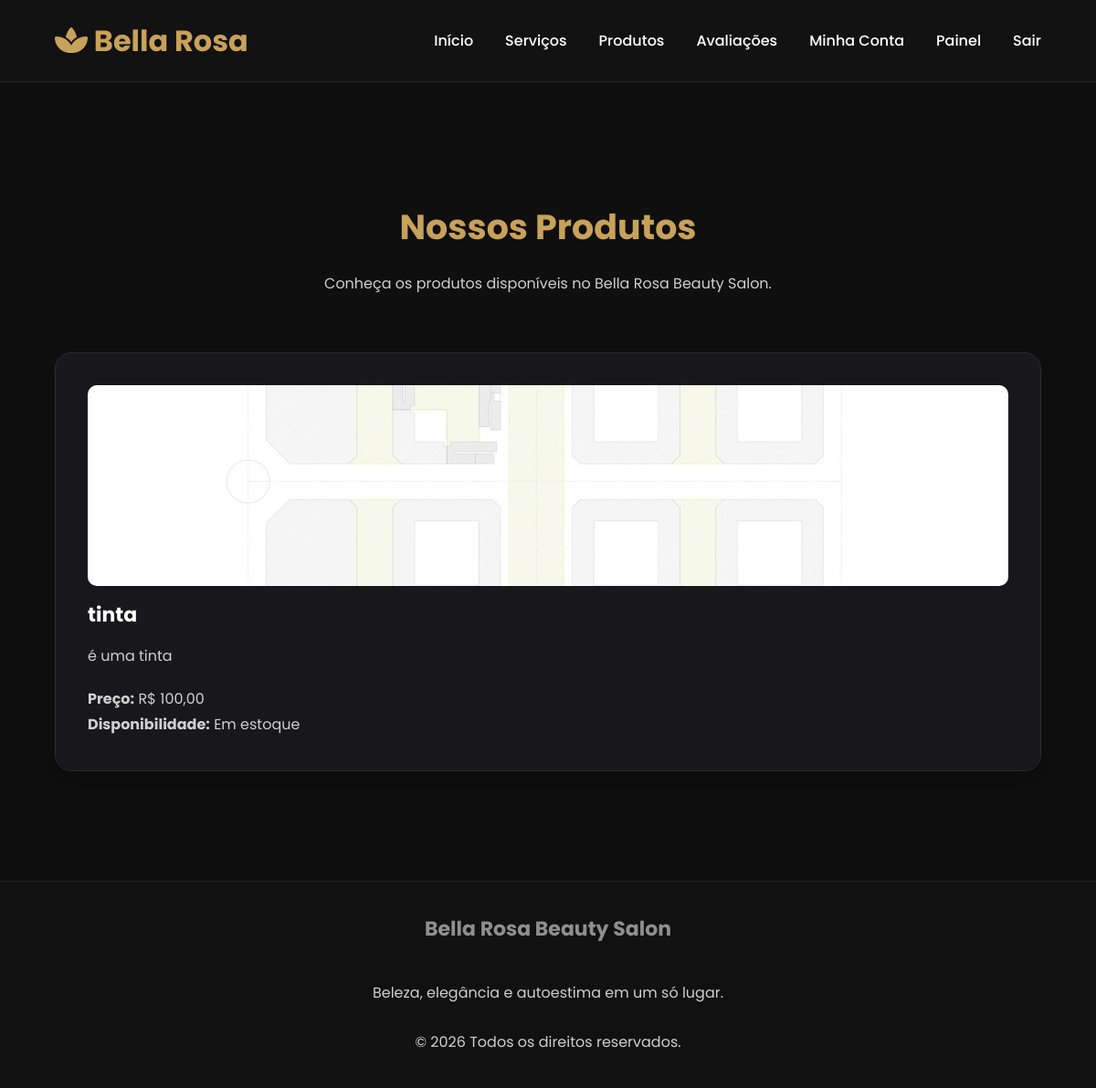
Page /produtos/ (signed in) on the committed database.
### produtos/models.py (models this page shows, shortened)
class Produto(models.Model):
    nome = models.CharField(
        "Nome",
        max_length=120
    )
    descricao = models.TextField(
        "Descrição",
        blank=True
    )
    preco = models.DecimalField(
        "Preço",
        max_digits=8,
        decimal_places=2
    )
    estoque = models.PositiveIntegerField(
        "Estoque",
        default=0
    )
    imagem = models.ImageField(
        "Imagem",
        upload_to="produtos/",
        blank=True,
        null=True
    )
    ativo = models.BooleanField(
        "Disponível",
        default=True
    )
    criado_em = models.DateTimeField(
        "Criado em",
        auto_now_add=True
    )
    atualizado_em = models.DateTimeField(
        "Atualizado em",
        auto_now=True
    )
    class Meta:
        verbose_name = "Produto"
        verbose_name_plural = "Produtos"
        ordering = ["nome"]

### produtos/views.py (the view)
def lista_produtos(request):
    produtos = (
        Produto.objects
        .filter(
            ativo=True
        )
        .order_by(
            "nome"
        )
    )
    contexto = {
        "produtos": produtos,
    }
    return render(
        request,
        "produtos/lista_produtos.html",
        contexto,
    )

### produtos/templates/produtos/lista_produtos.html (shortened to what this page needs)
{% extends 'base.html' %}
{% block content %}
<section class="section">
    <div class="section-title">
        <h2>
            Nossos Produtos
        </h2>
        <p>
            Conheça os produtos disponíveis no Bella Rosa Beauty Salon.
        </p>
    </div>
    <div class="grid">
        {% for produto in produtos %}
            <article class="card">
                {% if produto.imagem %}
                    <img
                        src="{{ produto.imagem.url }}"
                        alt="{{ produto.nome }}"
                        style="
                            width: 100%;
                            height: 220px;
                            object-fit: cover;
                            border-radius: 10px;
                            margin-bottom: 15px;
                        "
                    >
                {% endif %}
                <h3>
                    {{ produto.nome }}
                </h3>
                {% if produto.descricao %}
                    <p>
                        {{ produto.descricao }}
                    </p>
                {% else %}
                    <p>
                        Produto disponível no Bella Rosa Beauty Salon.
                    </p>
                {% endif %}
                <div style="margin-top: 18px;">
                    <p>
                        <strong>Preço:</strong>
                        R$ {{ produto.preco }}
                    </p>
                    {% if produto.estoque > 0 %}
                        <p>
                            <strong>Disponibilidade:</strong>
                            Em estoque
                        </p>
                    {% else %}
                        <p>
                            <strong>Disponibilidade:</strong>
                            Indisponível
                        </p>
                    {% endif %}
                </div>
            </article>
        {% endfor %}
    </div>
</section>
{% endblock %}

### static/css/style.css (style rules this page uses)
* { margin:0; padding:0; box-sizing:border-box; font-family:'Poppins',sans-serif; }
:root { --preto:#0f0f10; --preto-card:#18181b; --preto-card2:#202024; --dourado:#C8A15A; --dourado-hover:#b58d44; --branco:#ffffff; --cinza:#cfcfcf; --cinza2:#9b9b9b; --borda:#2b2b2d; --erro:#d9534f; --sucesso:#4CAF50; --radius:18px; }
body { background:var(--preto); color:var(--branco); min-height:100vh; }
img { max-width:100%; display:block; }
.card { width:100%; background:var(--preto-card); border:1px solid var(--borda); border-radius:var(--radius); padding:35px; box-shadow:0 10px 30px rgba(0,0,0,.30); }
h2 { font-size:30px; margin-bottom:20px; color:var(--dourado); }
h3 { font-size:22px; margin-bottom:15px; }
p { color:var(--cinza); line-height:1.8; }
.section { margin-top:90px; }
.section-title { text-align:center; margin-bottom:60px; }
.section-title h2 { font-size:38px; }
.section-title p { max-width:700px; margin:auto; }
.grid { display:grid; grid-template-columns:repeat(auto-fit,minmax(280px,1fr)); gap:30px; }

### rows in the picture
Produto: imagem (picture), nome "tinta", descricao "é uma tinta", preco "100,00", shows "Disponibilidade:", estoque "Em estoque"
